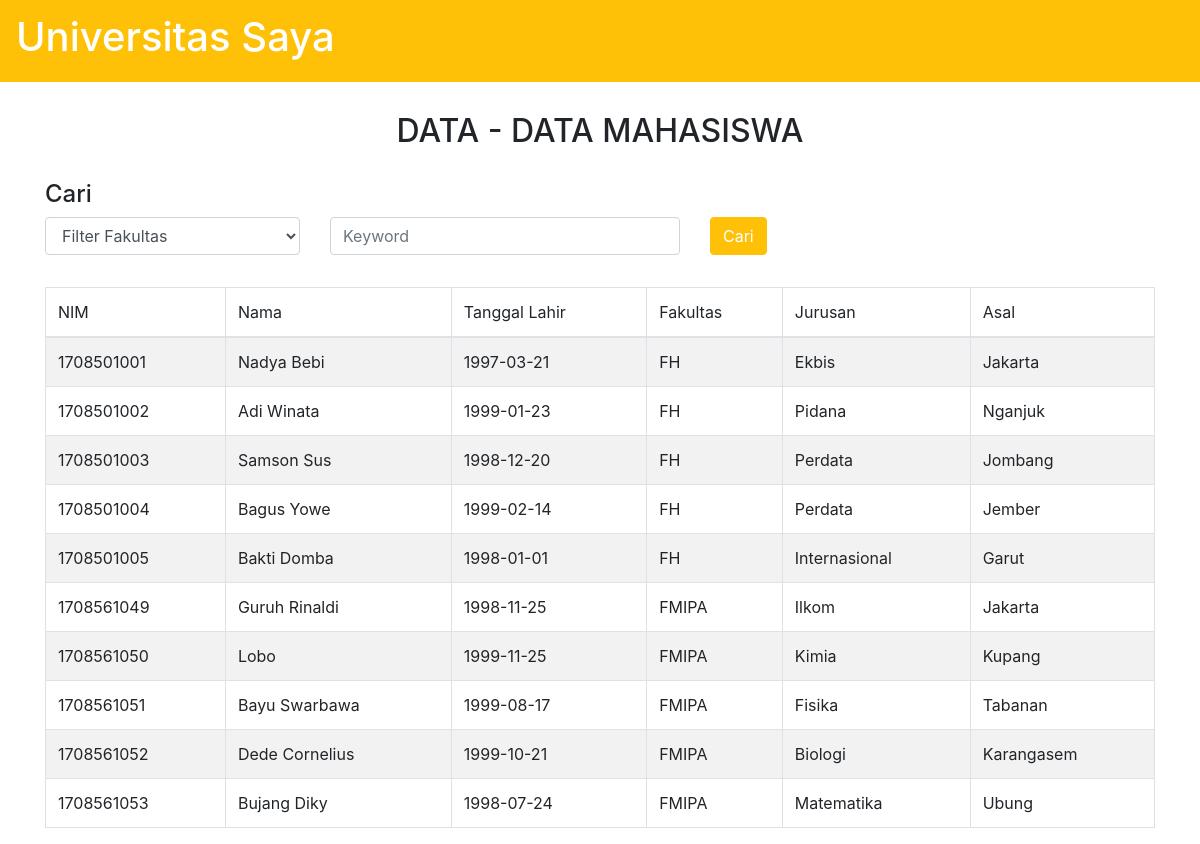
The app's page /tugas11/index.php with its own data.
### tables this page shows
CREATE TABLE `mahasiswa` (
  `nim` int(8) NOT NULL,
  `nama` varchar(50) NOT NULL,
  `tanggal_lahir` date NOT NULL,
  `fakultas` varchar(20) NOT NULL,
  `jurusan` varchar(50) NOT NULL,
  `alamat` varchar(500) NOT NULL
);

### tugas11/index.php (the view, shortened to what this page needs)
<?php
include 'koneksi.php';
?>
<!DOCTYPE html>
<html>
<head>
    <link rel="stylesheet" href="https://maxcdn.bootstrapcdn.com/bootstrap/4.0.0/css/bootstrap.min.css">
</head>
<body>
	<nav class="navbar navbar-dark bg-warning">
	  <a class="navbar-brand" href="index.php" style="color: #fff;">
	    <h1>Universitas Saya</h1>
	  </a>
	</nav>
	<div class="container">
		<h2 align="center" style="margin: 30px;">DATA - DATA MAHASISWA</h2>
		<?php
			$s_fakultas="";
            $s_keyword="";
		?>
		<form method="POST" action="">
	        <div class="row mb-3">
			    <div class="col-sm-12"><h4>Cari</h4></div>
			    <div class="col-sm-3">
			        <div class="form-group">
			            <select name="s_fakultas" id="s_fakultas" class="form-control">
			                <option value="">Filter Fakultas</option>
			            </select>
			        </div>
			    </div>
			    <div class="col-sm-4">
			        <div class="form-group">
			            <input type="text" placeholder="Keyword" name="s_keyword" id="s_keyword" class="form-control" value="<?php echo $s_keyword; ?>">
			        </div>
			    </div>
			    <div class="col-sm-4" >
			        <button id="search" name="search" class="btn btn-warning"><a style="color: #fff;">Cari</a></button>
			    </div>
			</div>
		</form>
		<table class="table table-striped table-bordered" style="width:100%">
		    <thead>
		        <tr>
					<td>NIM</td>
		            <td>Nama</td>
		            <td>Tanggal Lahir</td>
		            <td>Fakultas</td>
		            <td>Jurusan</td>
		            <td>Asal</td>
		        </tr>
		    </thead>
		    <tbody>
		        <?php
		            $search_fakultas = '%'. $s_fakultas .'%';
		            $search_keyword = '%'. $s_keyword .'%';
		            $query = "SELECT * FROM mahasiswa WHERE fakultas LIKE ? AND (nama LIKE ? OR alamat LIKE ? OR jurusan LIKE ? OR fakultas LIKE ? OR tanggal_lahir LIKE ?) ORDER BY nim ASC";
		            $dewan1 = $db1->prepare($query);
		            $dewan1->bind_param('ssssss', $search_fakultas, $search_keyword, $search_keyword, $search_keyword, $search_keyword, $search_keyword);
		            $dewan1->execute();
		            $res1 = $dewan1->get_result();
		            if ($res1->num_rows > 0) {
		                while ($row = $res1->fetch_assoc()) {
							$nim = $row['nim'];
		                    $nama = $row['nama'];
		                    $tanggal_lahir = $row['tanggal_lahir'];
		                    $fakultas = $row['fakultas'];
		                    $jurusan = $row['jurusan'];
		                    $alamat = $row['alamat'];
		        ?>
		            <tr>
		                <td><?php echo $nim; ?></td>
		                <td><?php echo $nama; ?></td>
		                <td><?php echo $tanggal_lahir; ?></td>
		                <td><?php echo $fakultas; ?></td>
		                <td><?php echo $jurusan; ?></td>
		                <td><?php echo $alamat; ?></td>
		            </tr>
		        <?php } } else { ?>
		            <tr>
		                <td colspan='7'>Data tidak ditemukan</td>
		            </tr>
		        <?php } ?>
		    </tbody>
		</table>
    </div>
</body>

### records on screen
mahasiswa: nim "1708501001", nama "Nadya Bebi", tanggal_lahir "1997-03-21", fakultas "FH", jurusan "Ekbis", alamat "Jakarta"
mahasiswa: nim "1708501002", nama "Adi Winata", tanggal_lahir "1999-01-23", fakultas "FH", jurusan "Pidana", alamat "Nganjuk"
mahasiswa: nim "1708501003", nama "Samson Sus", tanggal_lahir "1998-12-20", fakultas "FH", jurusan "Perdata", alamat "Jombang"
mahasiswa: nim "1708501004", nama "Bagus Yowe", tanggal_lahir "1999-02-14", fakultas "FH", jurusan "Perdata", alamat "Jember"
mahasiswa: nim "1708501005", nama "Bakti Domba", tanggal_lahir "1998-01-01", fakultas "FH", jurusan "Internasional", alamat "Garut"
mahasiswa: nim "1708561049", nama "Guruh Rinaldi", tanggal_lahir "1998-11-25", fakultas "FMIPA", jurusan "Ilkom", alamat "Jakarta"
mahasiswa: nim "1708561050", nama "Lobo", tanggal_lahir "1999-11-25", fakultas "FMIPA", jurusan "Kimia", alamat "Kupang"
mahasiswa: nim "1708561051", nama "Bayu Swarbawa", tanggal_lahir "1999-08-17", fakultas "FMIPA", jurusan "Fisika", alamat "Tabanan"
mahasiswa: nim "1708561052", nama "Dede Cornelius", tanggal_lahir "1999-10-21", fakultas "FMIPA", jurusan "Biologi", alamat "Karangasem"
mahasiswa: nim "1708561053", nama "Bujang Diky", tanggal_lahir "1998-07-24", fakultas "FMIPA", jurusan "Matematika", alamat "Ubung"
